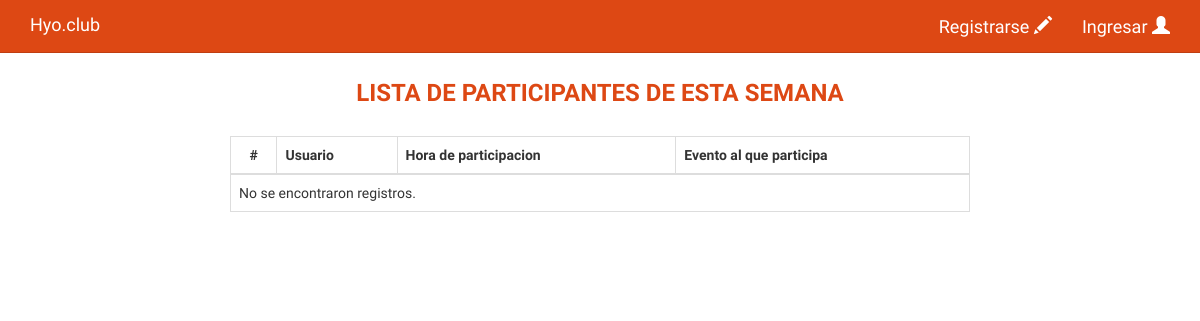
/participantes/, run on an earlier commit of the app's database.
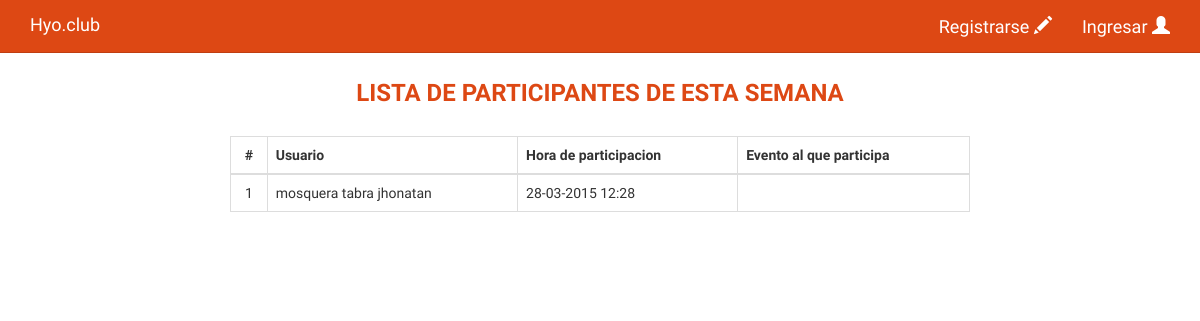
And on a later commit of the database.
### star/models.py (models this page shows, shortened)
class Participa(models.Model):
	usuario = models.ForeignKey(Usuario, verbose_name = "Usuario", null = False, blank = False)
	concurso = models.ForeignKey(Concurso, verbose_name = "Concurso", null = False, blank = False)
	lugar = models.ForeignKey(Lugar, verbose_name = "Lugar", null = True, blank = True)
	creacion = models.DateTimeField(auto_now_add = True, verbose_name="Fecha de Ingreso.", help_text = "Ingrese la Fecha de Ingreso.", null = False, blank = False)
	modificado = models.DateTimeField(auto_now = True, verbose_name="Fecha de Modificación.", help_text = "Ingrese la Fecha de Modificación.", null = False, blank = False)
	class Meta:
		verbose_name = "Participa"
		verbose_name_plural = "Participantes"
	def get_creacion_text(self):
		return self.creacion.astimezone(timezone(settings.TIME_ZONE)).strftime('%d-%m-%Y %H:%M')

### star/views.py (the view)
# urls.py: url(r'^participantes/$', 'star.views.participantes'),
def participantes(request):
	context = {}
	concurso = Concurso.objects.get(id=settings.CONCURSO)
	if concurso:
		context['lista'] = concurso.get_participantes()
	return render_to_response('lista.html',context, context_instance=RequestContext(request))

### security/models.py (called while the page is built)
	def get_Full_name(self):
		return smart_str(self.last_name + " " + self.first_name)

### star/models.py (called while the page is built)
	def get_participantes(self):
		return Participa.objects.filter(concurso=self)

### publibang/template/lista.html
{% extends 'base.html' %}
{% block content %}
<div class="container">
    <div class="col-md-12 ">
        <div class="col-md-2">
        </div>
        <div class="col-md-8 ">
            <div class="row">
                <h3 class='text-center text-orange'><strong>LISTA DE PARTICIPANTES DE ESTA SEMANA</strong> </h3>
                <br />
                <table class="table table-bordered">
                    <thead>
                        <tr>
                            <th class='text-center'>#</th>
                            <th>Usuario</th>
                            <th>Hora de participacion</th>
                            <th>Evento al que participa</th>
                        </tr>
                    </thead>
                    <tbody>
                    {% for x in lista %}
                        <tr>
                            <td class='text-center' scope="row">{{ forloop.counter }}</td>
                            <td>{{ x.usuario.get_Full_name }}</td>
                            <td>{{ x.get_creacion_text }}</td>
                        </tr>
                   {% empty %}
                       <tr>
                            <td colspan="4">No se encontraron registros.</td>
                        </tr>
                    {% endfor %}
                    </tbody>
                </table>
                <br />
            </div>
        </div>
        <div class="col-md-2">
        </div>
    </div>
    <div class="col-md-12">
    </div>
</div>
{% endblock %}

What changed in the data, as far as the page shows it:
added Participa: usuario.get_Full_name "mosquera tabra jhonatan", get_creacion_text "28-03-2015 12:28"
Also different on the page:
text no longer shown: "No se encontraron registros."
